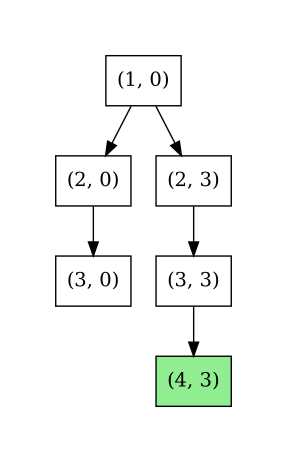

The script that drew this image:
import json
import graphviz
import os

# Generate trace with TLC.
# os.system("java -cp lib/tla2tools-v1.8.jar tlc2.TLC -noGenerateSpecTE -dumpTrace json trace.json MCRaftLogTree")

# Parse JSON trace.
f = open("trace.json")
trace_json_str = "{ \"trace\":  " + f.read() + "}"
f.close()
trace = json.loads(trace_json_str)
# print(trace)
last_state = trace["trace"][-1]
# print(last_state)
# print(last_state["logTree"])
# print(last_state["treeEdges"])

G = graphviz.Digraph()

nodes = set()
commit_point = tuple(last_state["commitPoint"])
print(commit_point)
for edge in last_state["logTree"]:
    src = edge["entry"]
    children = edge["children"]
    for to in children:

        print(src, to)
        sn = tuple(src)[:2]
        tn = tuple(to)[:2]
        # if edge["child"] == "None":
            # tn = "None"
            
        print(sn)
        print(tn)
        print("commit:", commit_point)
        print("sn:", sn)
        print("tn:", tn)

        node_style = {"shape": "rect"}
        if sn not in nodes:
            if sn == commit_point:
                node_style["style"] = "filled"
                node_style["fillcolor"] = "lightgreen"
            G.node(str(sn), **node_style)
            nodes.add(sn)
        
        node_style = {"shape": "rect"}
        if tn not in nodes:
            if tn == commit_point:
                node_style["style"] = "filled"
                node_style["fillcolor"] = "lightgreen"
            G.node(str(tn), **node_style)
            nodes.add(tn)
        G.edge(str(sn),str(tn))

    # Intra log edges.
    # for ind,entry in enumerate(b["log"][:-1]):
    #     src = tuple(entry[:2])
    #     dest = tuple(b["log"][ind+1][:2])
    #     G.edge(str(src), str(dest))

    # Log to children edges.
    # for c in b["children"]:
    #     # last entry in this log.
    #     src = tuple(b["log"][-1][:2])
    #     dest = tuple(c)
    #     G.edge(str(src), str(dest))

G.render("logtree")
